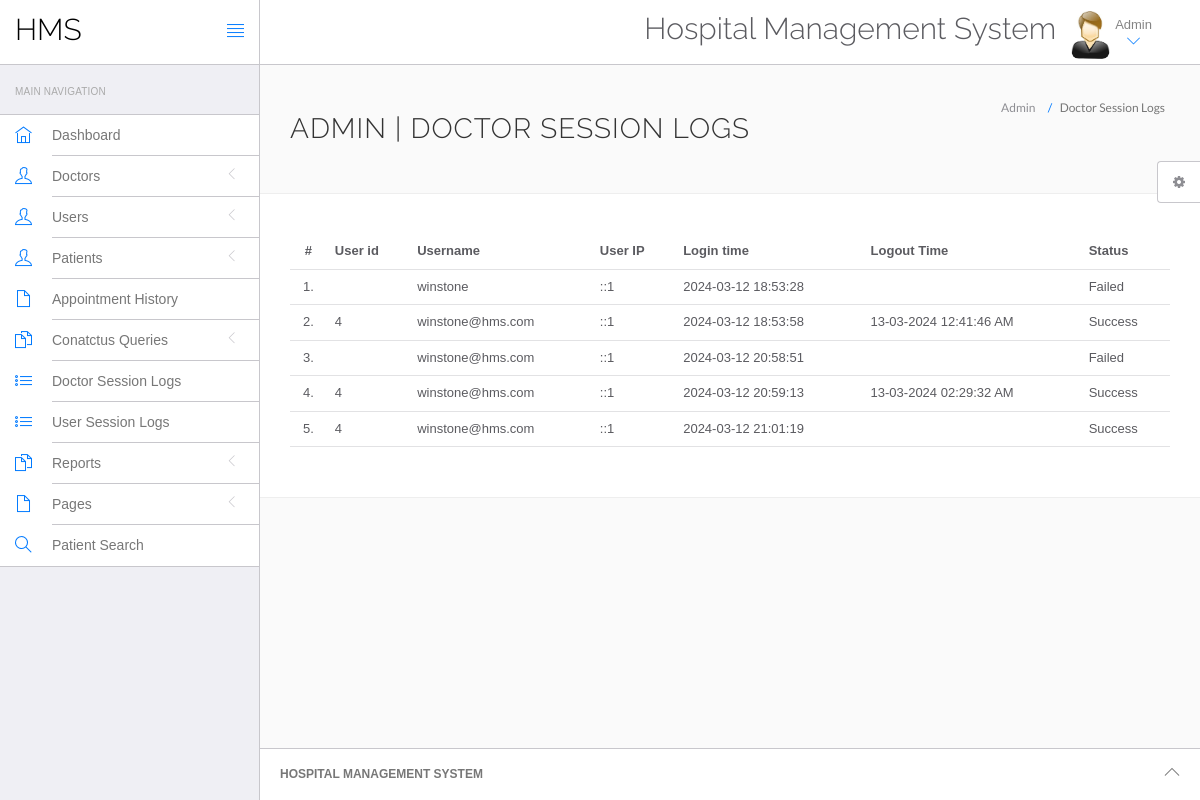
Screenshot of /HMS/admin/doctor-logs.php (signed in) with the database file from the repository.
### tables this page shows
CREATE TABLE `doctorslog` (
  `id` int(11) NOT NULL,
  `uid` int(11) DEFAULT NULL,
  `username` varchar(255) DEFAULT NULL,
  `userip` binary(16) DEFAULT NULL,
  `loginTime` timestamp NULL DEFAULT current_timestamp(),
  `logout` varchar(255) DEFAULT NULL,
  `status` int(11) DEFAULT NULL
);

### HMS/admin/doctor-logs.php (the view, shortened to what this page needs)
<?php
include('include/config.php');
if(strlen($_SESSION['id']==0)) {
 header('location:logout.php');
  } else{
?>
<!DOCTYPE html>
<html lang="en">
	<head>
		<link rel="stylesheet" href="vendor/bootstrap/css/bootstrap.min.css">
		<link rel="stylesheet" href="vendor/fontawesome/css/font-awesome.min.css">
		<link rel="stylesheet" href="vendor/themify-icons/themify-icons.min.css">
		<link href="vendor/animate.css/animate.min.css" rel="stylesheet" media="screen">
		<link href="vendor/perfect-scrollbar/perfect-scrollbar.min.css" rel="stylesheet" media="screen">
		<link href="vendor/switchery/switchery.min.css" rel="stylesheet" media="screen">
		<link href="vendor/bootstrap-touchspin/jquery.bootstrap-touchspin.min.css" rel="stylesheet" media="screen">
		<link href="vendor/select2/select2.min.css" rel="stylesheet" media="screen">
		<link href="vendor/bootstrap-datepicker/bootstrap-datepicker3.standalone.min.css" rel="stylesheet" media="screen">
		<link href="vendor/bootstrap-timepicker/bootstrap-timepicker.min.css" rel="stylesheet" media="screen">
		<link rel="stylesheet" href="assets/css/styles.css">
		<link rel="stylesheet" href="assets/css/plugins.css">
		<link rel="stylesheet" href="assets/css/themes/theme-1.css" id="skin_color" />
	</head>
	<body>
		<div id="app">
<?php include('include/sidebar.php');?>
			<div class="app-content">
					<?php include('include/header.php');?>
				<div class="main-content" >
					<div class="wrap-content container" id="container">
						<section id="page-title">
							<div class="row">
								<div class="col-sm-8">
									<h1 class="mainTitle">Admin  | Doctor Session Logs</h1>
																	</div>
								<ol class="breadcrumb">
									<li>
										<span>Admin </span>
									</li>
									<li class="active">
										<span>Doctor Session Logs</span>
									</li>
								</ol>
							</div>
						</section>
						<div class="container-fluid container-fullw bg-white">
									<div class="row">
								<div class="col-md-12">
									<table class="table table-hover" id="sample-table-1">
										<thead>
											<tr>
												<th class="center">#</th>
												<th class="hidden-xs">User id</th>
												<th>Username</th>
												<th>User IP</th>
												<th>Login time</th>
												<th>Logout Time </th>
												<th> Status </th>
											</tr>
										</thead>
										<tbody>
<?php
$sql=mysqli_query($con,"select * from doctorslog ");
$cnt=1;
while($row=mysqli_fetch_array($sql))
{
?>
											<tr>
												<td class="center"><?php echo $cnt;?>.</td>
												<td class="hidden-xs"><?php echo $row['uid'];?></td>
												<td class="hidden-xs"><?php echo $row['username'];?></td>
												<td><?php echo $row['userip'];?></td>
												<td><?php echo $row['loginTime'];?></td>
												<td><?php echo $row['logout'];?>
												</td>
												<td>
<?php if($row['status']==1)
{
	echo "Success";
}
else
{
	echo "Failed";
}?>
</td>
											</tr>
											<?php
$cnt=$cnt+1;
											 }?>
										</tbody>
									</table>
								</div>
							</div>
								</div>
					</div>
				</div>
			</div>
	<?php include('include/footer.php');?>
	<?php include('include/setting.php');?>
		</div>
	</body>
</html>
<?php } ?>

### HMS/admin/assets/css/themes/theme-1.css (style rules this page uses)
body { background: #FAFAFA; }

### rows the page displays
doctorslog: username "winstone", userip "::1", loginTime "2024-03-12 18:53:28", status "Failed"
doctorslog: uid "4", username "winstone@hms.com", userip "::1", loginTime "2024-03-12 18:53:58", logout "13-03-2024 12:41:46 AM", status "Success"
doctorslog: username "winstone@hms.com", userip "::1", loginTime "2024-03-12 20:58:51", status "Failed"
doctorslog: uid "4", username "winstone@hms.com", userip "::1", loginTime "2024-03-12 20:59:13", logout "13-03-2024 02:29:32 AM", status "Success"
doctorslog: uid "4", username "winstone@hms.com", userip "::1", loginTime "2024-03-12 21:01:19", status "Success"
